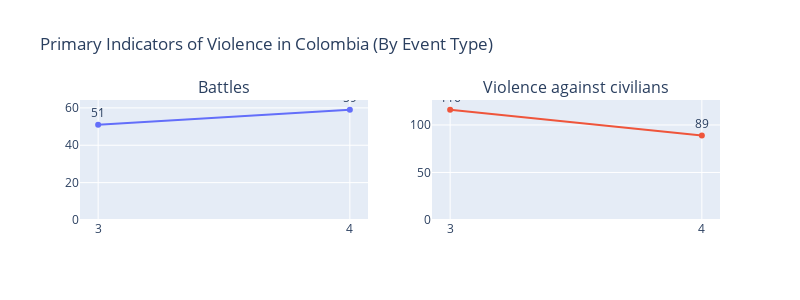

The cell this chart's notebook holds for it:
### Code cell
event_types = col_events['event_type'].unique()

n_cols = 2
n_rows = math.ceil(len(event_types) / n_cols)

fig = make_subplots(rows=n_rows, cols=n_cols, subplot_titles=event_types)

for i, tipo in enumerate(event_types):
    row = (i // n_cols) + 1  
    col = (i % n_cols) + 1  
    col_events_filt = col_events[col_events['event_type'] == tipo]
    fig.add_trace(
        go.Scatter(
            x=col_events_filt['month'], 
            y=col_events_filt['events'], 
            mode='markers+lines+text',
            text=col_events_filt['events'],
            textposition="top center",
        ),
        row=row, col=col
    )

for j in range(1, n_rows+1):
    for i in range(1, n_cols+1):
        fig.update_xaxes(row=j, col=i, dtick=1)

for j in range(1, n_rows+1):
    for i in range(1, n_cols+1):
        fig.update_yaxes(row=j, col=i, rangemode='tozero')

fig.update_layout(
    height=300 * n_rows,
    width=800, 
    title_text="Primary Indicators of Violence in Colombia (By Event Type)",
    showlegend=False
)
fig.show()

### Figure 1 — Plotly figure (JSON) as saved in the notebook; plotly's stock layout.template omitted (floating-point values rounded to 4 significant figures)
{"data": [{"mode": "markers+lines+text", "text": [51, 59], "textposition": "top center", "type": "scatter", "x": [3, 4], "xaxis": "x", "y": [51, 59], "yaxis": "y"}, {"mode": "markers+lines+text", "text": [116, 89], "textposition": "top center", "type": "scatter", "x": [3, 4], "xaxis": "x2", "y": [116, 89], "yaxis": "y2"}], "layout": {"annotations": [{"font": {"size": 16}, "showarrow": false, "text": "Battles", "x": 0.225, "xanchor": "center", "xref": "paper", "y": 1, "yanchor": "bottom", "yref": "paper"}, {"font": {"size": 16}, "showarrow": false, "text": "Violence against civilians", "x": 0.775, "xanchor": "center", "xref": "paper", "y": 1, "yanchor": "bottom", "yref": "paper"}], "height": 300, "showlegend": false, "title": {"text": "Primary Indicators of Violence in Colombia (By Event Type)"}, "width": 800, "xaxis": {"anchor": "y", "domain": [0, 0.45], "dtick": 1}, "xaxis2": {"anchor": "y2", "domain": [0.55, 1], "dtick": 1}, "yaxis": {"anchor": "x", "domain": [0, 1], "rangemode": "tozero"}, "yaxis2": {"anchor": "x2", "domain": [0, 1], "rangemode": "tozero"}}}
